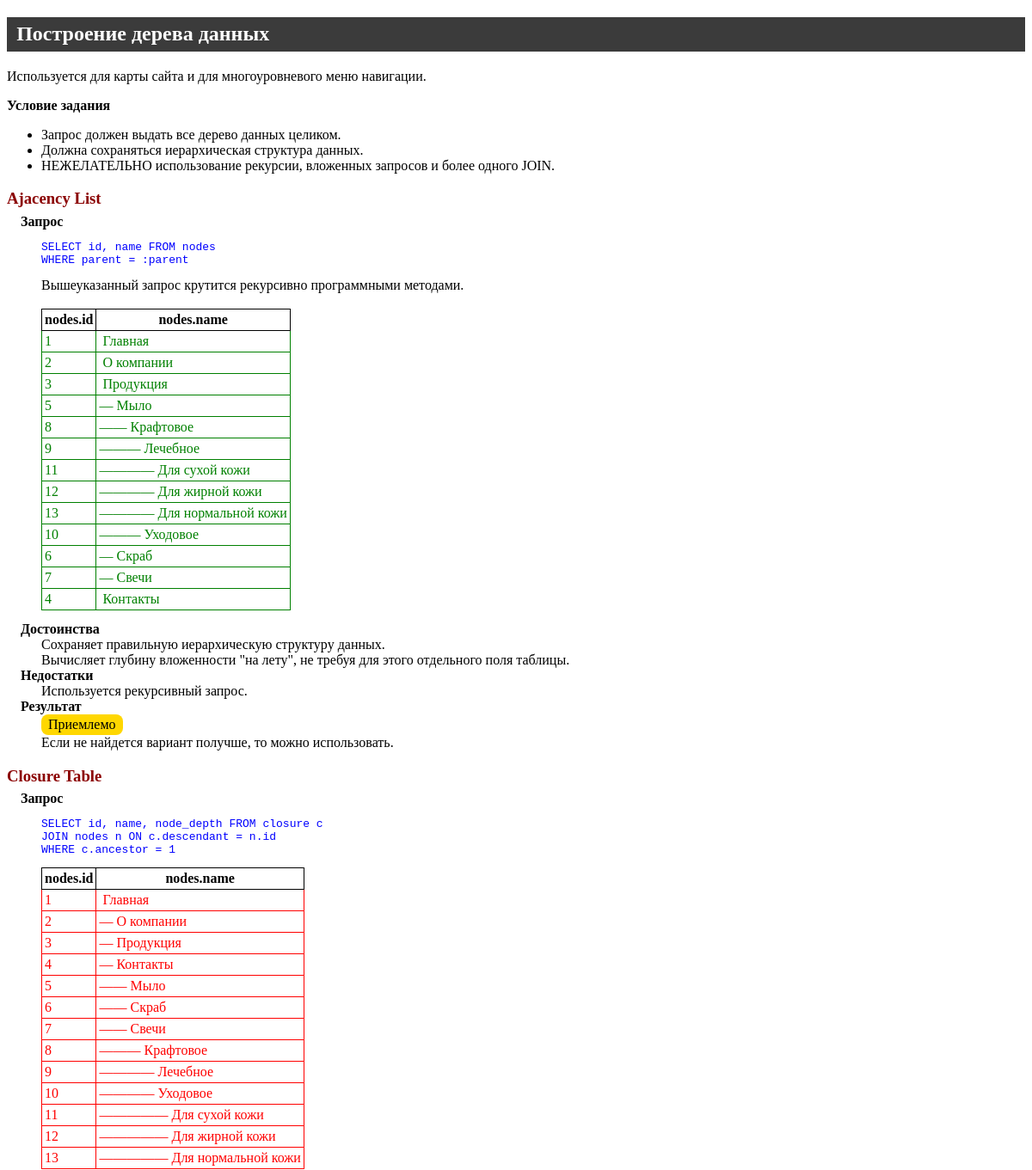
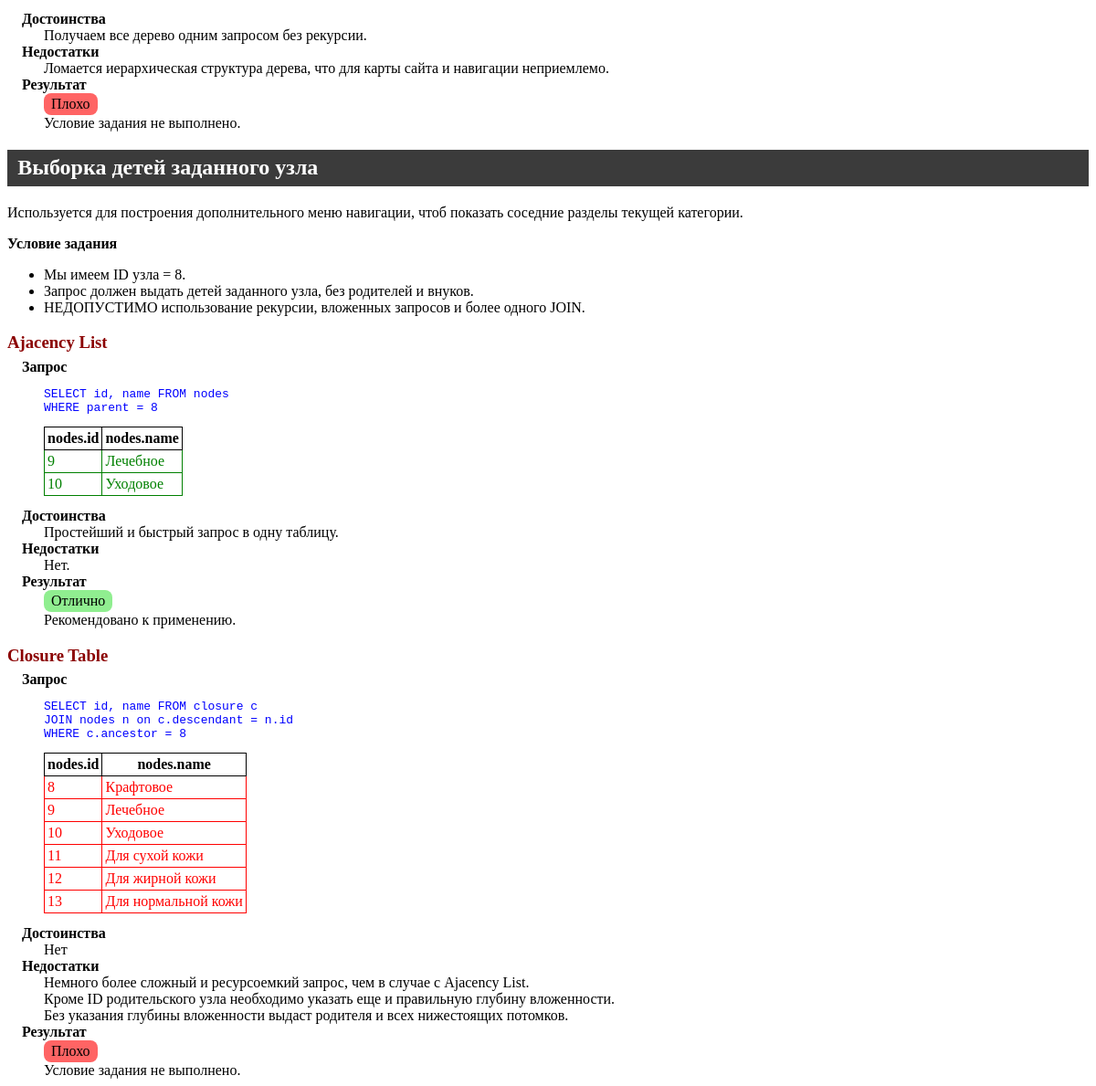
The page / on the database its author committed (2 pictures, top to bottom).
### tables this page shows
CREATE TABLE IF NOT EXISTS `nodes` (
  `id` int(10) unsigned NOT NULL AUTO_INCREMENT,
  `parent` int(10) unsigned NOT NULL,
  `name` varchar(255) NOT NULL DEFAULT '',
  PRIMARY KEY (`id`),
  KEY `parent_id` (`parent`)
);

CREATE TABLE IF NOT EXISTS `closure` (
  `ancestor` int(10) unsigned NOT NULL DEFAULT 0,
  `descendant` int(10) unsigned NOT NULL DEFAULT 0,
  `node_depth` tinyint(3) unsigned NOT NULL DEFAULT 0,
  PRIMARY KEY (`ancestor`,`descendant`) USING BTREE
);

### includes/Tree.php (called while the page is built, shortened)
<?php
class Tree
{
    private PDO $pdo;
    private array $result;
    public function __construct(PDO $pdo)
    {
        $this->pdo = $pdo;
    }
    public function recursiveWalk(int $parent = 0, int $depth = 0): array
    {
        $req = $this->pdo->query('SELECT id, name FROM nodes WHERE parent = ' . $parent);
        while ($res = $req->fetch()) {
            $res['depth'] = $depth;
            $this->result[] = $res;
            $this->recursiveWalk((int) $res['id'], $depth + 1);
        }
        return $this->result;
    }
}

### includes/fulltree.php (the view, shortened to what this page needs)
<h2>Построение дерева данных</h2>
<p>Используется для карты сайта и для многоуровневого меню навигации.</p>
<p><strong>Условие задания</strong></p>
<ul>
    <li>Запрос должен выдать все дерево данных целиком.</li>
    <li>Должна сохраняться иерархическая структура данных.</li>
    <li>НЕЖЕЛАТЕЛЬНО использование рекурсии, вложенных запросов и более одного JOIN.</li>
</ul>
<h3>Ajacency List</h3>
<dl>
    <dt>Запрос</dt>
    <dd>
        <pre>SELECT id, name FROM nodes
WHERE parent = :parent</pre>
        Вышеуказанный запрос крутится рекурсивно программными методами.
        <br><br>
        <?php
        require 'Tree.php';
        $tree = new Tree($db);
        $result = $tree->recursiveWalk();
        ?>
        <table>
            <tr>
                <th>nodes.id</th>
                <th>nodes.name</th>
            </tr>
            <?php foreach ($result as $value): ?>
                <tr style="color: green">
                    <td><?= $value['id'] ?></td>
                    <td><?= str_repeat('&mdash;', $value['depth']) ?>&nbsp;<?= $value['name'] ?></td>
                </tr>
            <?php endforeach ?>
        </table>
    </dd>
    <dt>Достоинства</dt>
    <dd>
        Сохраняет правильную иерархическую структуру данных.<br>
        Вычисляет глубину вложенности "на лету", не требуя для этого отдельного поля таблицы.
    </dd>
    <dt>Недостатки</dt>
    <dd>Используется рекурсивный запрос.</dd>
    <dt>Результат</dt>
    <dd>
        <span class="badge-yellow">Приемлемо</span><br>
        Если не найдется вариант получше, то можно использовать.
    </dd>
</dl>
<h3>Closure Table</h3>
<dl>
    <dt>Запрос</dt>
    <dd>
        <pre>SELECT id, name, node_depth FROM closure c
JOIN nodes n ON c.descendant = n.id
WHERE c.ancestor = 1</pre>
        <?php
        $req = $db->query(
            'SELECT id, name, parent, node_depth FROM closure c
            JOIN nodes n ON c.descendant = n.id
            WHERE c.ancestor = 1'
        );
        ?>
        <table>
            <tr>
                <th>nodes.id</th>
                <th>nodes.name</th>
            </tr>
            <?php while ($res = $req->fetch()): ?>
                <tr style="color: red">
                    <td><?= $res['id'] ?></td>
                    <td><?= str_repeat('&mdash;', $res['node_depth']) ?>&nbsp;<?= $res['name'] ?></td>
                </tr>
            <?php endwhile ?>
        </table>
    </dd>
    <dt>Достоинства</dt>
    <dd>Получаем все дерево одним запросом без рекурсии.</dd>
    <dt>Недостатки</dt>
    <dd>
        Ломается иерархическая структура дерева, что для карты сайта и навигации неприемлемо.
    </dd>
    <dt>Результат</dt>
    <dd>
        <span class="badge-red">Плохо</span><br>
        Условие задания не выполнено.
    </dd>
</dl>

### index.php (shortened to what this page needs)
<!DOCTYPE html>
<html lang="ru">
<head>
</head>
<body>
<?php
require 'includes/db.php';
require 'includes/fulltree.php';
require 'includes/neighbourhood.php';
?>
</body>
</html>

### includes/neighbourhood.php (shortened to what this page needs)
<h2>Выборка детей заданного узла</h2>
<p>Используется для построения дополнительного меню навигации, чтоб показать соседние разделы текущей категории.</p>
<p><strong>Условие задания</strong></p>
<ul>
    <li>Мы имеем ID узла = 8.</li>
    <li>Запрос должен выдать детей заданного узла, без родителей и внуков.</li>
    <li>НЕДОПУСТИМО использование рекурсии, вложенных запросов и более одного JOIN.</li>
</ul>
<h3>Ajacency List</h3>
<dl>
    <dt>Запрос</dt>
    <dd>
        <pre>SELECT id, name FROM nodes
WHERE parent = 8</pre>
        <?php
        $req = $db->query(
            'SELECT id, name FROM nodes
            WHERE parent = 8'
        );
        ?>
        <table>
            <tr>
                <th>nodes.id</th>
                <th>nodes.name</th>
            </tr>
            <?php while ($res = $req->fetch()): ?>
                <tr style="color: green">
                    <td><?= $res['id'] ?></td>
                    <td><?= $res['name'] ?></td>
                </tr>
            <?php endwhile ?>
        </table>
    </dd>
    <dt>Достоинства</dt>
    <dd>Простейший и быстрый запрос в одну таблицу.</dd>
    <dt>Недостатки</dt>
    <dd>Нет.</dd>
    <dt>Результат</dt>
    <dd>
        <span class="badge-green">Отлично</span><br>
        Рекомендовано к применению.
    </dd>
</dl>
<h3>Closure Table</h3>
<dl>
    <dt>Запрос</dt>
    <dd>
        <pre>SELECT id, name FROM closure c
JOIN nodes n on c.descendant = n.id
WHERE c.ancestor = 8</pre>
        <?php
        $req = $db->query(
            'SELECT id, name FROM closure c
            JOIN nodes n on c.descendant = n.id
            WHERE c.ancestor = 8'
        );
        ?>
        <table>
            <tr>
                <th>nodes.id</th>
                <th>nodes.name</th>
            </tr>
            <?php while ($res = $req->fetch()): ?>
                <tr style="color: red">
                    <td><?= $res['id'] ?></td>
                    <td><?= $res['name'] ?></td>
                </tr>
            <?php endwhile ?>
        </table>
    </dd>
    <dt>Достоинства</dt>
    <dd>Нет</dd>
    <dt>Недостатки</dt>
    <dd>
        Немного более сложный и ресурсоемкий запрос, чем в случае с Ajacency List.<br>
        Кроме ID родительского узла необходимо указать еще и правильную глубину вложенности.<br>
        Без указания глубины вложенности выдаст родителя и всех нижестоящих потомков.
    </dd>
    <dt>Результат</dt>
    <dd>
        <span class="badge-red">Плохо</span><br>
        Условие задания не выполнено.
    </dd>
</dl>

### index.php (style rules this page uses)
dl { margin: 0; }
dt { font-weight: bold; margin-left: 1em; }
h2 { background-color: #3b3b3b; color: white; display: block; padding: 0.4rem 0.7rem; }
h3 { color: darkred; margin-bottom: 0.4rem; }
pre { color: blue; }
table, th, td { border: 1px solid; border-collapse: collapse; }
table { margin-bottom: 0.8rem; }
th, td { padding: 3px; }
.badge-green, .badge-yellow, .badge-red { border-radius: 0.5rem; display: inline-block; padding: 0.2rem 0.5rem; }
.badge-green { background-color: lightgreen; }
.badge-yellow { background-color: gold; }
.badge-red { background-color: #ff6464; }

### rows shown on the page
nodes: id "1", name "Главная"
nodes: id "2", name "О компании"
nodes: id "3", name "Продукция"
nodes: id "5", depth "—", name "Мыло"
nodes: id "8", depth "——", name "Крафтовое"
nodes: id "9", depth "———", name "Лечебное"
nodes: id "11", depth "————", name "Для сухой кожи"
nodes: id "12", depth "————", name "Для жирной кожи"
nodes: id "13", depth "————", name "Для нормальной кожи"
nodes: id "10", depth "———", name "Уходовое"
nodes: id "6", depth "—", name "Скраб"
nodes: id "7", depth "—", name "Свечи"
nodes: id "4", name "Контакты"
closure: nodes.id "1", nodes.name "Главная"
closure: nodes.id "2", node_depth "—", nodes.name "О компании"
closure: nodes.id "3", node_depth "—", nodes.name "Продукция"
closure: nodes.id "4", node_depth "—", nodes.name "Контакты"
closure: nodes.id "5", node_depth "——", nodes.name "Мыло"
closure: nodes.id "6", node_depth "——", nodes.name "Скраб"
closure: nodes.id "7", node_depth "——", nodes.name "Свечи"
closure: nodes.id "8", node_depth "———", nodes.name "Крафтовое"
closure: nodes.id "9", node_depth "————", nodes.name "Лечебное"
closure: nodes.id "10", node_depth "————", nodes.name "Уходовое"
closure: nodes.id "11", node_depth "—————", nodes.name "Для сухой кожи"
closure: nodes.id "12", node_depth "—————", nodes.name "Для жирной кожи"
closure: nodes.id "13", node_depth "—————", nodes.name "Для нормальной кожи"
